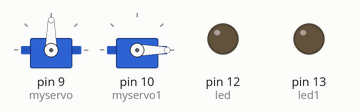
Simulated run of this sketch. Board: Arduino Uno, built with avr-gcc and run on an emulated ATmega328P. Shown: 2 × servo, output pins drawn as LEDs (lit = HIGH). What the sketch prints to the serial monitor is not drawn.

Above: at 0.05 s.
At 4.75 s:
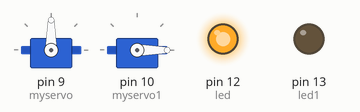
At 9.55 s:
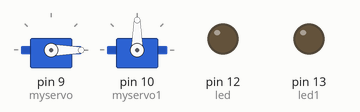
At 14.25 s:
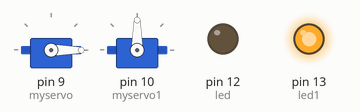
At 18.95 s:
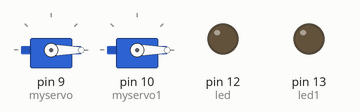
Timing chart, 0 to 24.7 s (numbered marks = the images above):
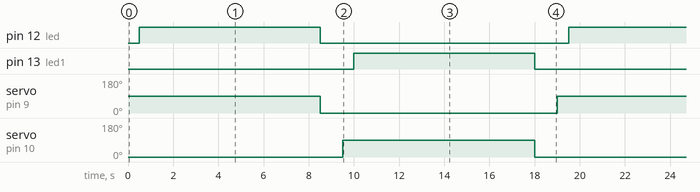

Measured:
- by itself, pin 12 (led), pin 13 (led1): alternates HIGH for 8.0 s and LOW for 11.0 s
- by itself, servo on pin 9 (myservo), servo on pin 10 (myservo1): alternates 90° for 8.5 s and 0° for 10.5 s

The sketch:

Road_Accident_Prevention_Project_Gurleen.ino
```cpp
#include <Servo.h> // Import library

Servo myservo;  // Create servo object
int led = 12;   // LED connected to pin 12
Servo myservo1; // Create another servo object
int led1 = 13;  // LED connected to pin 13

void setup() {
  pinMode(led, OUTPUT);    // Initialize pin 12 as output
  myservo.attach(9, 500, 2500); // Attach the servo on pin 9 to the servo object
  pinMode(led1, OUTPUT);   // Initialize pin 13 as output
  myservo1.attach(10, 500, 2500); // Attach the servo on pin 10 to the servo object
  Serial.begin(9600);      // Initialize serial communication for debugging
}

void loop() {
  // Rotate myservo to 90 degrees and myservo1 to 0 degrees
  myservo.write(90);
  myservo1.write(0);
  delay(500); // Allow time for servos to reach position

  digitalWrite(led, HIGH); // Turn on LED on pin 12
  delay(8000); // Wait for 8 seconds

  digitalWrite(led, LOW); // Turn off LED on pin 12
  myservo.write(0); // Reset myservo to 0 degrees
  myservo1.write(0); // Reset myservo1 to 0 degrees
  delay(1000); // Wait for 1 second

  // Rotate myservo to 0 degrees and myservo1 to 90 degrees
  myservo.write(0);
  myservo1.write(90);
  delay(500); // Allow time for servos to reach position

  digitalWrite(led1, HIGH); // Turn on LED on pin 13
  delay(8000); // Wait for 8 seconds

  digitalWrite(led1, LOW); // Turn off LED on pin 13
  myservo.write(0); // Reset myservo to 0 degrees
  myservo1.write(0); // Reset myservo1 to 0 degrees
  delay(1000); // Wait for 1 second

  // Debugging output
  Serial.println("Loop iteration completed");
}
```
